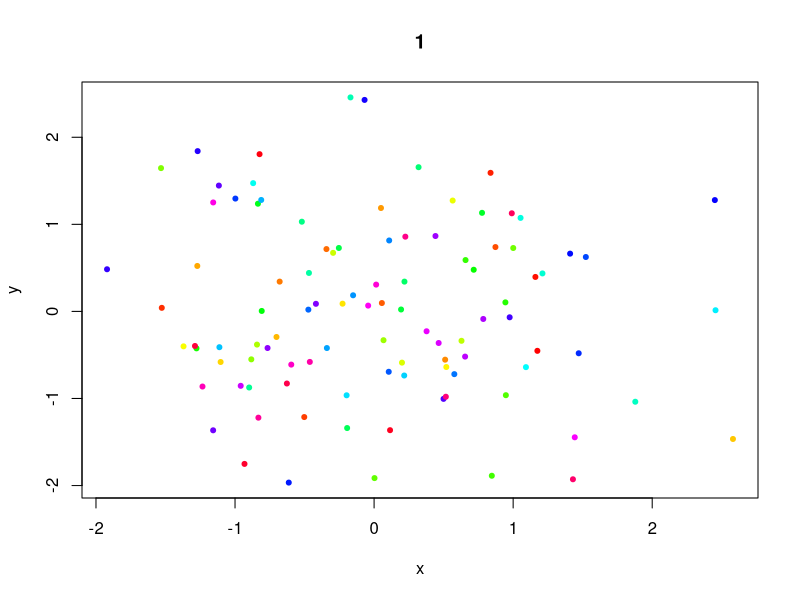
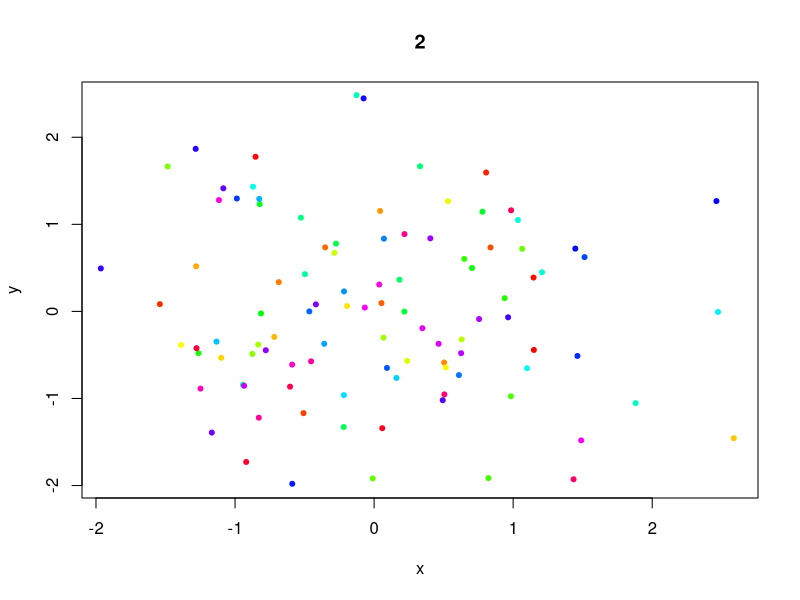
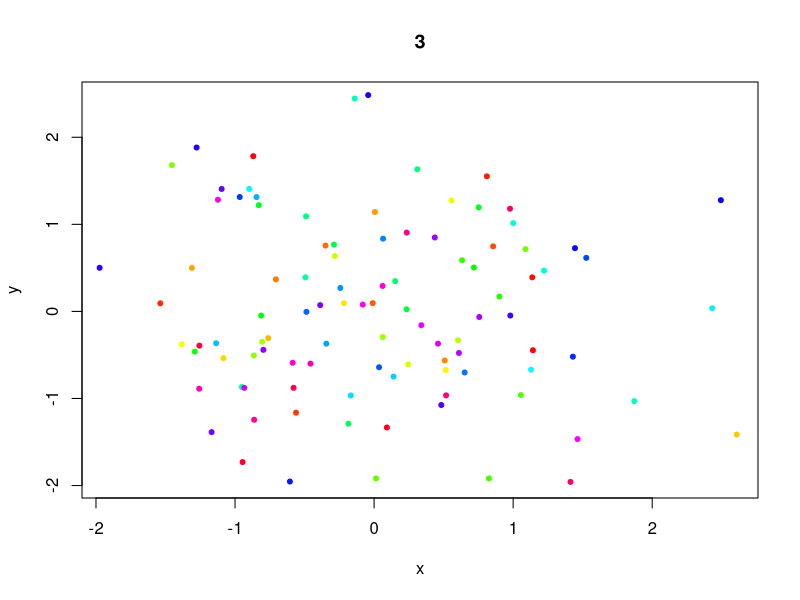
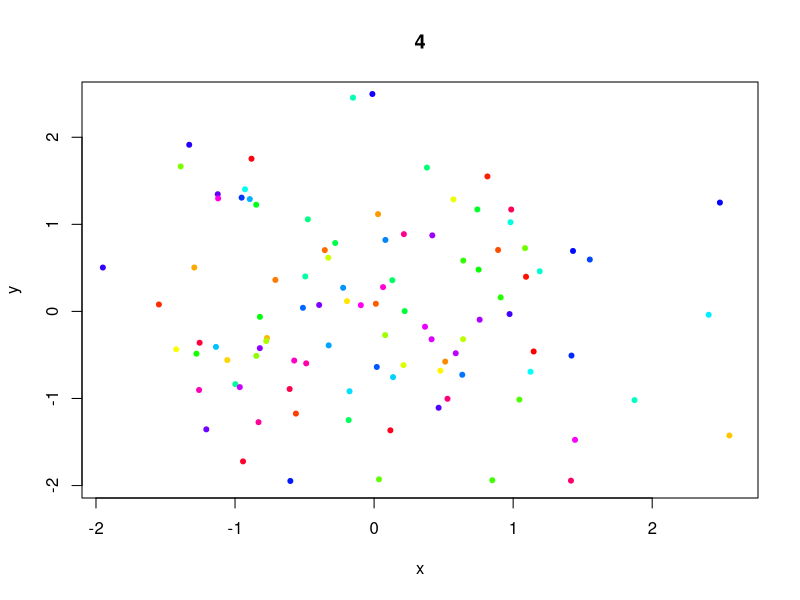
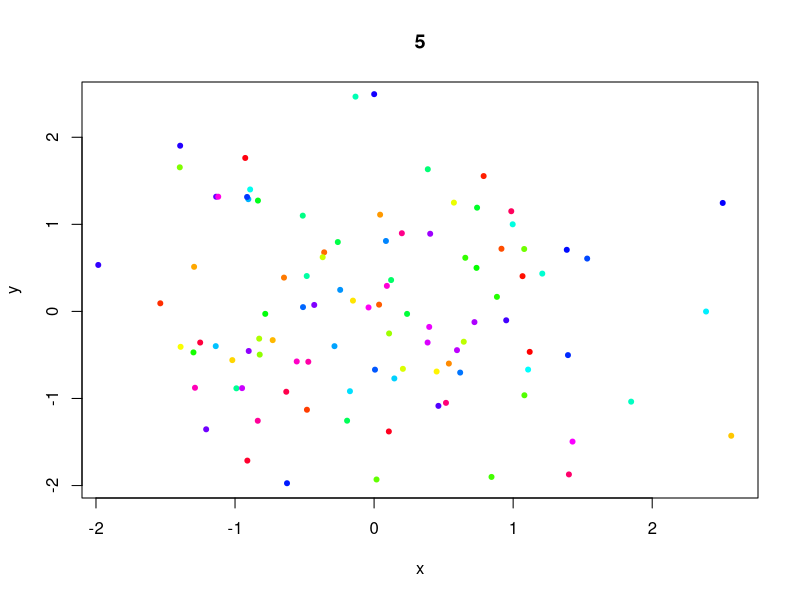
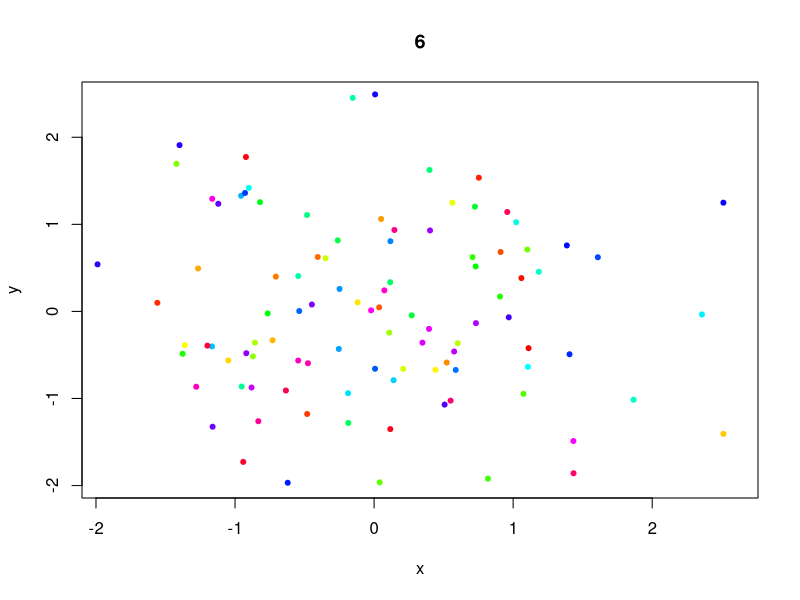
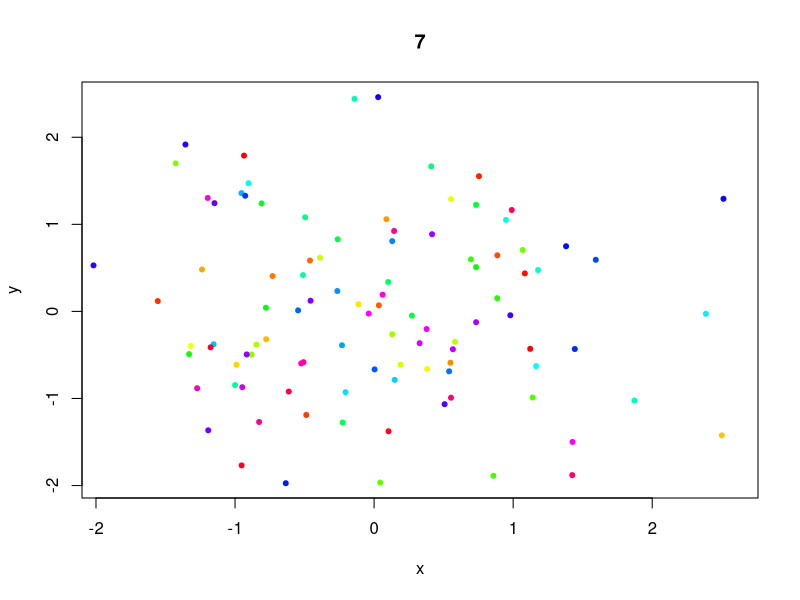
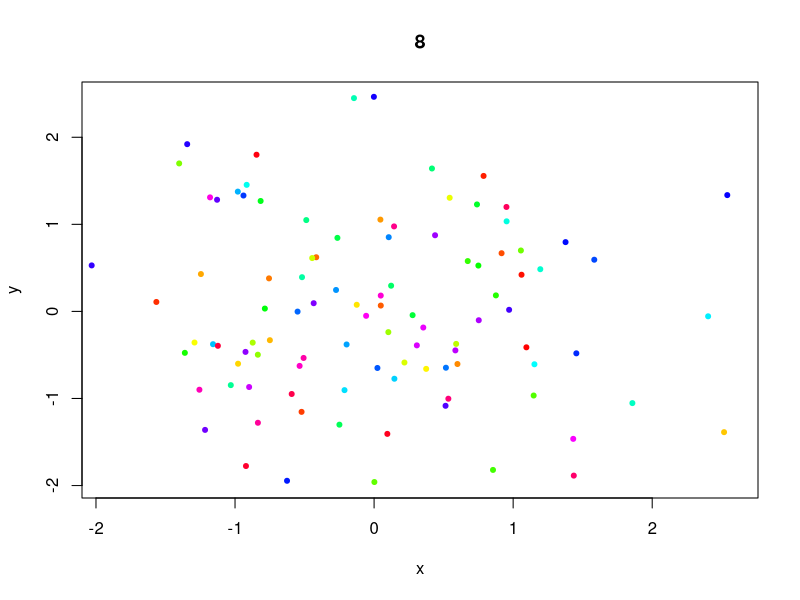

Write R code to recreate these figures, in order.
## ---- chunk 1
knitr::opts_knit$set( animation.fun=function (x, options) { knitr:::hook_ffmpeg(x, options, ".mp4") } )
## ---- chunk 2
xy <- data.frame(x=rnorm(100),y=rnorm(100))
xlims <- range(xy$x)
ylims <- range(xy$y)
for (k in 1:100) {
    plot( xy, xlim=xlims, ylim=ylims, main=k, col=rainbow(nrow(xy)), pch=20 )
    xy$x <- xy$x + rnorm(nrow(xy))/40
    xy$y <- xy$y + rnorm(nrow(xy))/40
}
